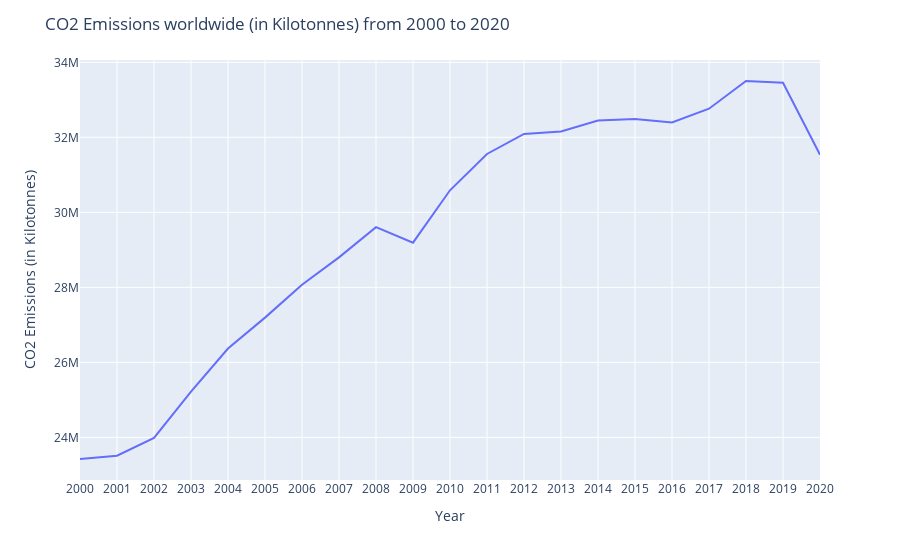

This figure's notebook cell:
### Code cell
#px.bar(df.where(df['Area'] == 'World' ),x = 'Area', y = '2000')
df: pd.DataFrame = pd.read_csv('../datasets/emissions.csv')
where = df.where((df['Area'] == 'World') & (df['Element'] == 'Emissions (CO2)') &  (df['Item'] == 'Energy')).dropna().transpose()[4:].reset_index().rename(columns={'index': 'Year', 50837: 'Emissions'})
fig = px.line(where, x='Year', y='Emissions')
fig.update_layout(title='CO2 Emissions worldwide from 2000 to 2020', xaxis_title='Year', yaxis_title='CO2 Emissions (in Kilotonnes)')
fig.show()

### Figure 1 — Plotly figure (JSON) as saved in the notebook; plotly's stock layout.template omitted (floating-point values rounded to 4 significant figures)
{"data": [{"hovertemplate": "Year=%{x}<br>Emissions=%{y}<extra></extra>", "legendgroup": "", "line": {"color": "#636efa", "dash": "solid"}, "marker": {"symbol": "circle"}, "mode": "lines", "name": "", "orientation": "v", "showlegend": false, "type": "scatter", "x": ["2000", "2001", "2002", "2003", "2004", "2005", "2006", "2007", "2008", "2009", "2010", "2011", "2012", "2013", "2014", "2015", "2016", "2017", "2018", "2019", "2020"], "xaxis": "x", "y": [23420000.0, 23510000.0, 23990000.0, 25220000.0, 26370000.0, 27190000.0, 28070000.0, 28800000.0, 29610000.0, 29190000.0, 30590000.0, 31560000.0, 32090000.0, 32160000.0, 32450000.0, 32490000.0, 32390000.0, 32760000.0, 33500000.0, 33460000.0, 31540000.0], "yaxis": "y"}], "layout": {"legend": {"tracegroupgap": 0}, "margin": {"t": 60}, "title": {"text": "CO2 Emissions worldwide (in Kilotonnes) from 2000 to 2020"}, "xaxis": {"anchor": "y", "domain": [0, 1], "title": {"text": "Year"}}, "yaxis": {"anchor": "x", "domain": [0, 1], "title": {"text": "CO2 Emissions (in Kilotonnes)"}}}}
